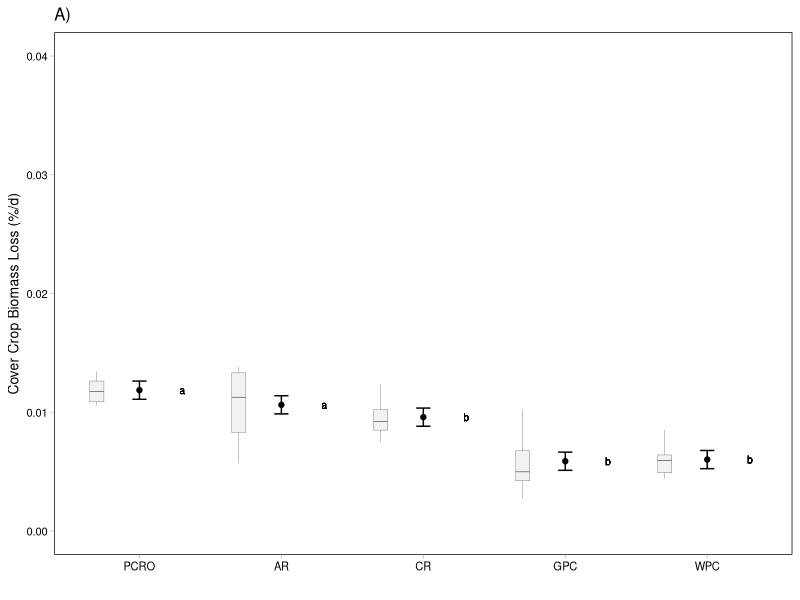
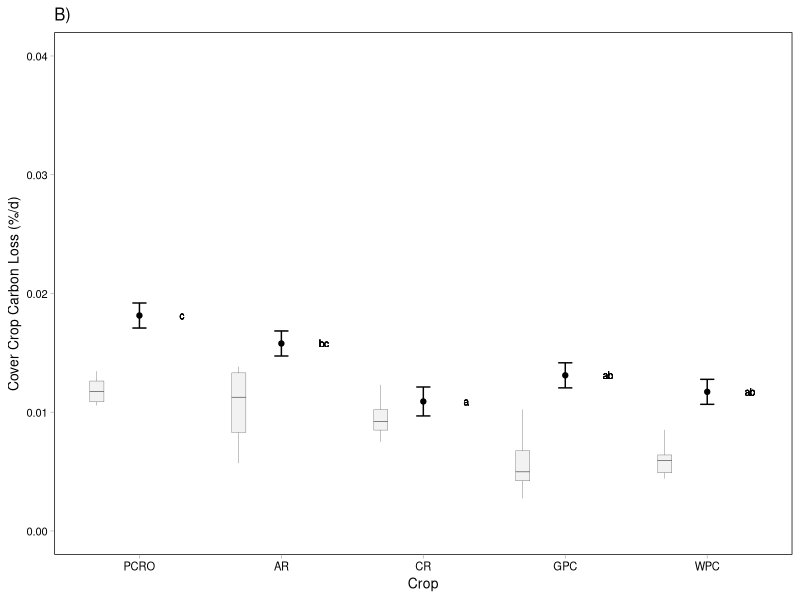
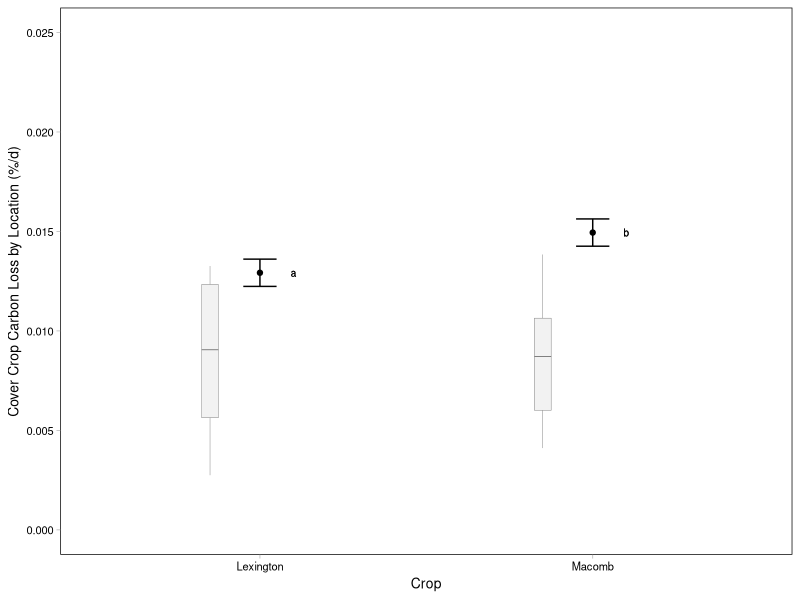
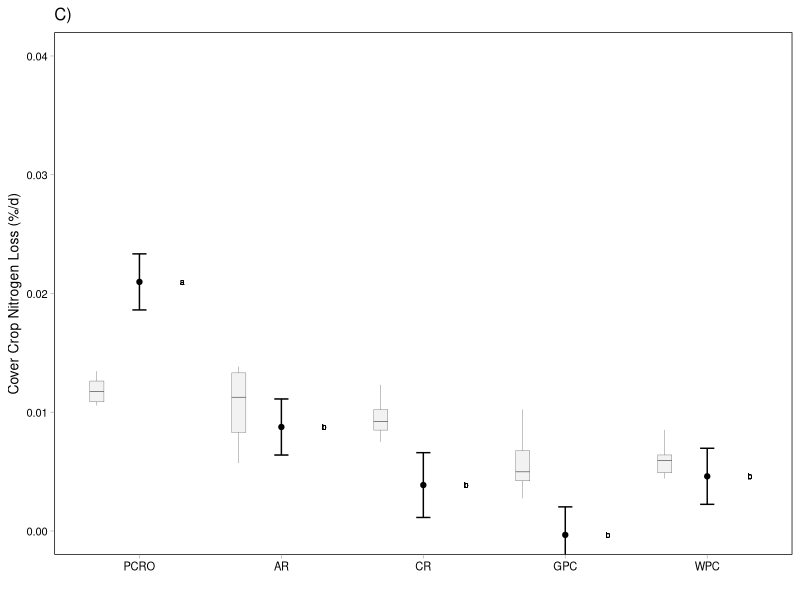
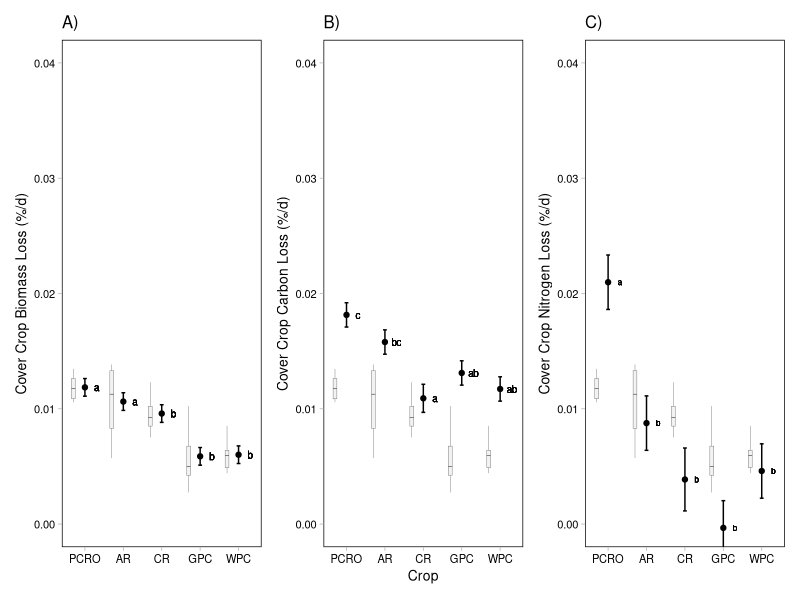
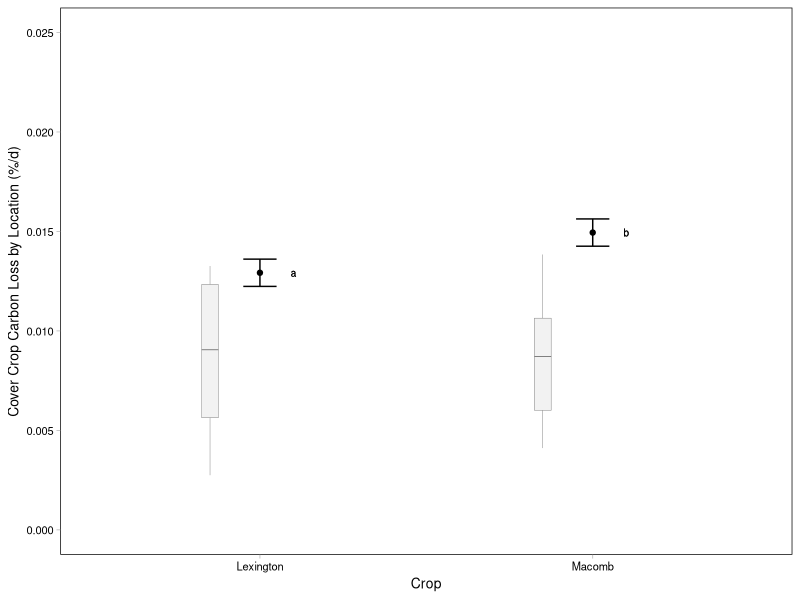
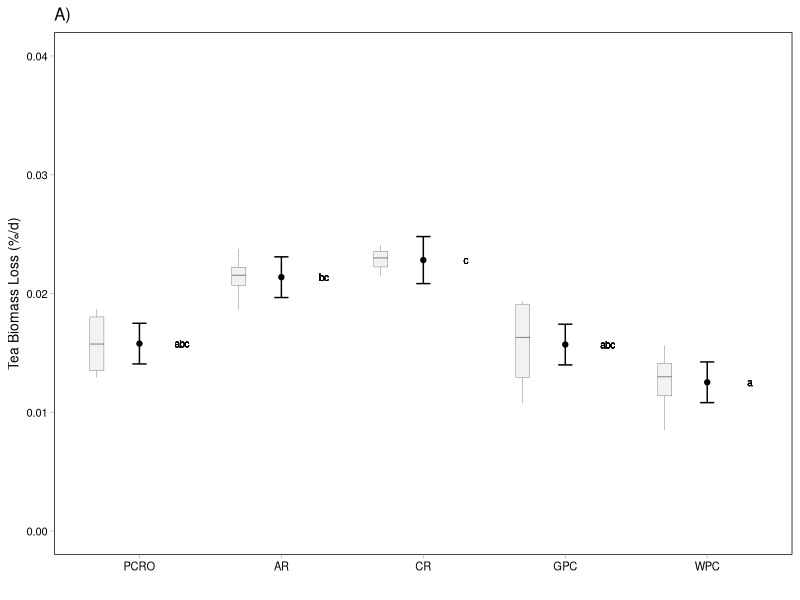
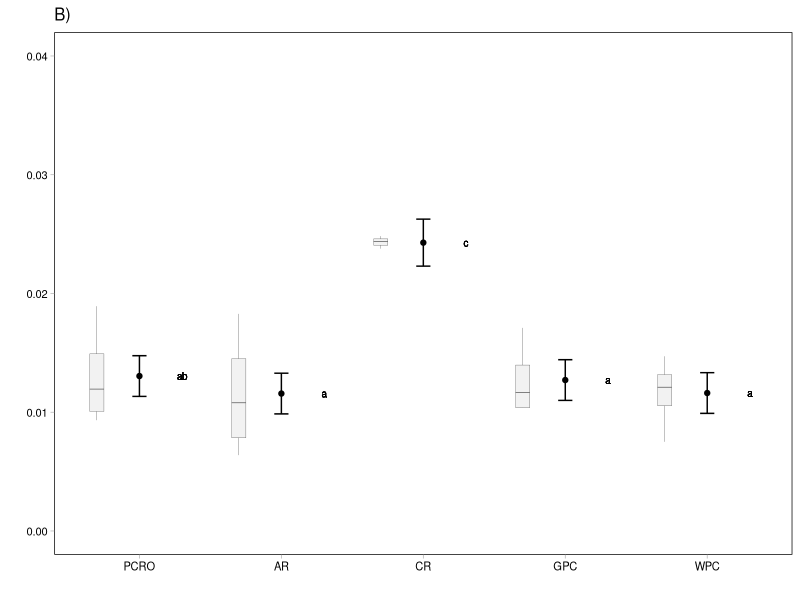

The R source for these figures, in order:
# LIBRARIES ----
library(tidyverse)
library(patchwork)

# READ IN THE DATA ----

# STATS OUTPUT ----

# forage biomass
f_b.cld <- read_csv("output/stats output/forage biomass.csv") %>%
  mutate(crop = as.factor(crop)) %>%
  mutate(crop = fct_relevel(crop, "PCRO", "AR", "CR", "GPC", "WPC"))
# forage carbon
f_c_crop.cld <- read_csv("output/stats output/forage carbon crop.csv") %>%
  mutate(crop = as.factor(crop)) %>%
  mutate(crop = fct_relevel(crop, "PCRO", "AR", "CR", "GPC", "WPC"))

f_c_location.cld <- read_csv("output/stats output/forage carbon location.csv") 

# forage nitrogen
f_n.cld <- read_csv("output/stats output/forage nitrogen.csv") %>%
  mutate(crop = as.factor(crop)) %>%
  mutate(crop = fct_relevel(crop, "PCRO", "AR", "CR", "GPC", "WPC"))
# tea biomass
t_b.cld <- read_csv("output/stats output/tea biomass.csv") %>%
  mutate(crop = as.factor(crop)) %>%
  mutate(crop = fct_relevel(crop, "PCRO", "AR", "CR", "GPC", "WPC"))
# tea carbon
t_c.cld <- read_csv("output/stats output/tea carbon.csv") %>%
  mutate(crop = as.factor(crop)) %>%
  mutate(crop = fct_relevel(crop, "PCRO", "AR", "CR", "GPC", "WPC"))
# tea nitrogen
t_n.cld <- read_csv("output/stats output/tea nitrogen.csv") %>%
  mutate(crop = as.factor(crop)) %>%
  mutate(crop = fct_relevel(crop, "PCRO", "AR", "CR", "GPC", "WPC"))

# K-VALUES ----

# forage biomass
f_b.df <- read_csv("output/forage biomass k values.csv") %>%
  mutate(crop = as.factor(crop)) %>%
  mutate(crop = fct_relevel(crop, "PCRO", "AR", "CR", "GPC", "WPC"))
# forage carbon
f_c.df <- read_csv("output/forage carbon k values.csv") %>%
  mutate(crop = as.factor(crop)) %>%
  mutate(crop = fct_relevel(crop, "PCRO", "AR", "CR", "GPC", "WPC"))
# forage nitrogen
f_n.df <- read_csv("output/forage nitrogen k values.csv") %>%
  mutate(crop = as.factor(crop)) %>%
  mutate(crop = fct_relevel(crop, "PCRO", "AR", "CR", "GPC", "WPC"))
# tea biomass
t_b.df <- read_csv("output/tea biomass k values.csv") %>%
  mutate(crop = as.factor(crop)) %>%
  mutate(crop = fct_relevel(crop, "PCRO", "AR", "CR", "GPC", "WPC"))
# tea carbon
t_c.df <- read_csv("output/tea carbon k values.csv") %>%
  mutate(crop = as.factor(crop)) %>%
  mutate(crop = fct_relevel(crop, "PCRO", "AR", "CR", "GPC", "WPC"))
# tea nitrogen
t_n.df <- read_csv("output/tea nitrogen k values.csv") %>%
  mutate(crop = as.factor(crop)) %>%
  mutate(crop = fct_relevel(crop, "PCRO", "AR", "CR", "GPC", "WPC"))

# PLOTTING OPTIONS ----

# theme
theme <- theme_light() +
  theme(
    text = element_text(color = "black", size = 10),
    axis.text = element_text(color = "black"),
    axis.title = element_text(color = "black"), 
    panel.border = element_rect(color = "black"),
    panel.grid = element_blank()
  )


# FORAGE PLOTS ----

# forage biomass----
f_b.plot <- f_b.cld %>%
  ggplot(aes(crop, emmean)) +
  geom_point() +
  geom_errorbar(aes(ymin = emmean - SE, ymax = emmean + SE, width = 0.1)) + 
  geom_boxplot(data = f_b.df, aes(crop, estimate,), width = 0.1, position = position_nudge(x = -0.3),
               fill = "grey90", alpha = 0.5, size = 0.1) +
  coord_cartesian(ylim = c(0, 0.04)) +
  geom_text(aes(x = 1.3, y = 0.011859190, label = "a"), size = 2.5) +
  geom_text(aes(x = 2.3, y = 0.010625232, label = "a"), size = 2.5) +
  geom_text(aes(x = 3.3, y = 0.009586184, label = "b"), size = 2.5) +
  geom_text(aes(x = 4.3, y = 0.005874195, label = "b"), size = 2.5) +
  geom_text(aes(x = 5.3, y = 0.006013715, label = "b"), size = 2.5) +
  labs(x = "", y = "Cover Crop Biomass Loss (%/d)") +
  ggtitle(label = "A)") +
  theme

f_b.plot

# forage carbon (crop) ----
f_c_crop.plot <- f_c_crop.cld %>%
  ggplot(aes(crop, emmean)) +
  geom_point() +
  geom_errorbar(aes(ymin = emmean - SE, ymax = emmean + SE, width = 0.1)) + 
  geom_boxplot(data = f_c.df, aes(crop, estimate), width = 0.1, position = position_nudge(x = -0.3),
               fill = "grey90", alpha = 0.5, size = 0.1) +
  coord_cartesian(ylim = c(0, 0.04)) +
  geom_text(aes(x = 1.3, y = 0.01814421, label = "c"), size = 2.5) +
  geom_text(aes(x = 2.3, y = 0.01578856, label = "bc"), size = 2.5) +
  geom_text(aes(x = 3.3, y = 0.01090678, label = "a"), size = 2.5) +
  geom_text(aes(x = 4.3, y = 0.01310649, label = "ab"), size = 2.5) +
  geom_text(aes(x = 5.3, y = 0.01171767, label = "ab"), size = 2.5) +
  labs(x = "Crop", y = "Cover Crop Carbon Loss (%/d)") +
  ggtitle(label = "B)") +
  
  theme

f_c_crop.plot

# forage carbon (location) ----
f_c_location.plot <- f_c_location.cld %>%
  ggplot(aes(location, emmean)) +
  geom_point() +
  geom_errorbar(aes(ymin = emmean - SE, ymax = emmean + SE, width = 0.1)) +
  geom_boxplot(data = f_c.df, aes(location, estimate), width = 0.05, position = position_nudge(x = -0.15),
               fill = "grey90", alpha = 0.5, size = 0.1) +
  geom_text(aes(x = 1.1, y = 0.01292263, label = "a"), size = 2.5) +
  geom_text(aes(x = 2.1, y = 0.01494285, label = "b"), size = 2.5) +
  coord_cartesian(ylim = c(0, 0.025)) +
  scale_x_discrete(labels = c("Lexington", "Macomb")) +
  labs(x = "Crop", y = "Cover Crop Carbon Loss by Location (%/d)") +
  
  theme

f_c_location.plot

# forage nitrogen ----
f_n.plot <- f_n.cld %>%
  ggplot(aes(crop, emmean)) +
  geom_point() +
  geom_errorbar(aes(ymin = emmean - SE, ymax = emmean + SE, width = 0.1)) +
  geom_boxplot(data = f_n.df, aes(crop, estimate), width = 0.1, position = position_nudge(x = -0.3),
               fill = "grey90", alpha = 0.5, size = 0.1) +
  geom_text(aes(x = 1.3, y = 0.020976416, label = "a"), size = 2) +
  geom_text(aes(x = 2.3, y = 0.008756596, label = "b"), size = 2) +
  geom_text(aes(x = 3.3, y = 0.003867444, label = "b"), size = 2) +
  geom_text(aes(x = 4.3, y = -0.000330541, label = "b"), size = 2) +
  geom_text(aes(x = 5.3, y = 0.004603586, label = "b"), size = 2) +
  coord_cartesian(ylim = c(0, 0.04)) +
  labs(x = "", y = "Cover Crop Nitrogen Loss (%/d)") +
  ggtitle(label = "C)") +
  theme


f_n.plot

# forage plot 
f.plot <- f_b.plot + f_c_crop.plot + f_n.plot
f.plot

# forage carbon for location plot
f_c_location.plot

# tea biomass ----

# isu
t_b_isu.plot <- t_b.cld %>%
  filter(location == "ISU") %>%
  ggplot(aes(crop, emmean)) +
  geom_point(position = position_dodge2(width = 0.5)) +
  geom_errorbar(aes(ymin = emmean - SE, ymax = emmean + SE, width = 0.1), 
                position = position_dodge2(width = 0.5)) +
  geom_boxplot(data = subset(t_b.df, location == "ISU"), aes(crop, estimate), 
               width = 0.1, position = position_nudge(x = -0.3),
               fill = "grey90", alpha = 0.5, size = 0.1) +
  geom_text(aes(x = 1.3, y = 0.01577899, label = "abc"), size = 2.5) +
  geom_text(aes(x = 2.3, y = 0.02137316, label = "bc"), size = 2.5) +
  geom_text(aes(x = 3.3, y = 0.02281235, label = "c"), size = 2.5) +
  geom_text(aes(x = 4.3, y = 0.01569910, label = "abc"), size = 2.5) +
  geom_text(aes(x = 5.3, y = 0.01252059, label = "a"), size = 2.5) +
  coord_cartesian(ylim = c(0, 0.04)) +
  labs(x = "", y = "Tea Biomass Loss (%/d)") +
  ggtitle(label = "A)") +
  theme

t_b_isu.plot

# wiu
t_b_wiu.plot <- t_b.cld %>%
  filter(location == "WIU") %>%
  ggplot(aes(crop, emmean)) +
  geom_point(position = position_dodge2(width = 0.5)) +
  geom_errorbar(aes(ymin = emmean - SE, ymax = emmean + SE, width = 0.1), 
                position = position_dodge2(width = 0.5)) +
  geom_boxplot(data = subset(t_b.df, location == "WIU"), aes(crop, estimate), 
               width = 0.1, position = position_nudge(x = -0.3),
               fill = "grey90", alpha = 0.5, size = 0.1) +
  geom_text(aes(x = 1.3, y = 0.01304710, label = "ab"), size = 2.5) +
  geom_text(aes(x = 2.3, y = 0.01157267, label = "a"), size = 2.5) +
  geom_text(aes(x = 3.3, y = 0.02428049, label = "c"), size = 2.5) +
  geom_text(aes(x = 4.3, y = 0.01271000, label = "a"), size = 2.5) +
  geom_text(aes(x = 5.3, y = 0.01161667, label = "a"), size = 2.5) +
  coord_cartesian(ylim = c(0, 0.04)) +
  labs(x = "", y = "") +
  ggtitle(label = "B)") +
  theme

t_b_wiu.plot

# blank
blank.plot <- ggplot() + 
  labs(x = "Crop") +
  geom_blank() +
  theme_bw() +
  theme(panel.border = element_blank())

blank.plot

# tea biomass plot full
t_b.plot <- t_b_isu.plot + blank.plot + t_b_wiu.plot +
  plot_layout(ncol = 3, widths = c(1, 0.1, 1))

t_b.plot

# tea carbon
t_c.plot <- t_c.cld %>%
  ggplot(aes(crop, emmean)) +
  geom_point() +
  geom_errorbar(aes(ymin = emmean - SE, ymax = emmean + SE, width = 0.1)) +
  geom_boxplot(data = t_c.df, aes(crop, estimate), width = 0.1, position = position_nudge(x = -0.15),
               fill = "grey90", alpha = 0.5, size = 0.1) +
  geom_text(aes(x = 1.3, y = 0.02379570, label = "a"), size = 2.5) +
  geom_text(aes(x = 2.3, y = 0.02914319, label = "a"), size = 2.5) +
  geom_text(aes(x = 3.3, y = 0.02586301, label = "a"), size = 2.5) +
  geom_text(aes(x = 4.3, y = 0.02417445, label = "a"), size = 2.5) +
  geom_text(aes(x = 5.3, y = 0.02444851, label = "a"), size = 2.5) +
  coord_cartesian(ylim = c(0, 0.04)) +
  labs(x = "Crop", y = "Tea Carbon Loss (%/d)") +
  theme

t_c.plot

# tea nitrogen ----

# isu
t_n_isu.plot <- t_n.cld %>%
  filter(location == "ISU") %>%
  ggplot(aes(crop, emmean)) +
  geom_point(position = position_dodge2(width = 0.1)) +
  geom_errorbar(aes(ymin = emmean - SE, ymax = emmean + SE, width = 0.1), 
                position = position_dodge2(width = 0.1)) +
  geom_boxplot(data = subset(t_n.df, location == "ISU"), aes(crop, estimate), 
               width = 0.1, position = position_nudge(x = -0.3),
               fill = "grey90", alpha = 0.5, size = 0.1) +
  geom_text(aes(x = 1.3, y = 0.011442534, label = "a"), size = 2.5) +
  geom_text(aes(x = 2.3, y = 0.022814062, label = "c"), size = 2.5) +
  geom_text(aes(x = 3.3, y = 0.013900923, label = "abc"), size = 2.5) +
  geom_text(aes(x = 4.3, y = 0.015657190, label = "abc"), size = 2.5) +
  geom_text(aes(x = 5.3, y = 0.021067147, label = "bc"), size = 2.5) +
  coord_cartesian(ylim = c(0, 0.04)) +
  labs(x = "", y = "Tea Nitrogen Loss (%/d)") +
  ggtitle(label = "A)") +
  theme

t_n_isu.plot

# wiu
t_n_wiu.plot <- t_n.cld %>%
  filter(location == "WIU") %>%
  ggplot(aes(crop, emmean)) +
  geom_point(position = position_dodge2(width = 0.1)) +
  geom_errorbar(aes(ymin = emmean - SE, ymax = emmean + SE, width = 0.1), 
                position = position_dodge2(width = 0.1)) +
  geom_boxplot(data = subset(t_n.df, location == "WIU"), aes(crop, estimate), 
               width = 0.1, position = position_nudge(x = -0.3),
               fill = "grey90", alpha = 0.5, size = 0.1) +
  geom_text(aes(x = 1.3, y = 0.008673201, label = "a"), size = 2.5) +
  geom_text(aes(x = 2.3, y = 0.022304709, label = "c"), size = 2.5) +
  geom_text(aes(x = 3.3, y = 0.011499208, label = "ab"), size = 2.5) +
  geom_text(aes(x = 4.3, y = 0.022712713, label = "c"), size = 2.5) +
  geom_text(aes(x = 5.3, y = 0.016414369, label = "abc"), size = 2.5) +
  coord_cartesian(ylim = c(0, 0.04)) +
  labs(x = "", y = "") +
  ggtitle(label = "B)") +
  theme

t_n_wiu.plot

# blank
blank.plot <- ggplot() + 
  labs(x = "Crop") +
  geom_blank() +
  theme_bw() +
  theme(panel.border = element_blank())

blank.plot

# tea nitrogen plot 
t_n.plot <- t_n_isu.plot + blank.plot + t_n_wiu.plot + 
  plot_layout(ncol = 3, widths = c(1, 0.1, 1))

t_n.plot

# CALLING FINAL NUTRIENT PLOTS ----
f.plot

f_c_location.plot

t_b.plot

t_c.plot

t_n.plot

# CREATING DECAY PLOTS -----

# read in the data ----
decomp.df <- read_csv("output/pct remaining data.csv") %>% 
  arrange(location, crop, block, days)

# interpolate data from the prior value to the next value to fill missing na values using 
# the na.approx function from the zoo package
decomp.df <- decomp.df %>%
  group_by(location, crop, block) %>%
  mutate(across(c(forage_pct_remain, forage_pct_n_remain, forage_pct_c_remain,
                  tea_pct_remain, tea_pct_n_remain, tea_pct_c_remain), 
                ~ zoo::na.approx(., na.rm = FALSE))) %>%
  mutate(crop = as.factor(crop)) %>%
  mutate(crop = fct_relevel(crop, "PCRO", "AR", "CR", "GPC", "WPC")) %>%

  ungroup()

# select only the data we want 
decomp.df <- decomp.df %>%
  select(location, crop, block, days, forage_pct_remain, forage_pct_n_remain, forage_pct_c_remain,
         tea_pct_remain, tea_pct_n_remain, tea_pct_c_remain)

# pivot longer 
decomp_long.df <- decomp.df %>%
  pivot_longer(cols = c(forage_pct_remain, forage_pct_n_remain, forage_pct_c_remain,
                        tea_pct_remain, tea_pct_n_remain, tea_pct_c_remain),
               names_to = "variable",
               values_to = "value")

# plotting 
isu.plot <- decomp_long.df %>%
  filter(location == "ISU") %>%
  ggplot(aes(days, value, color = as.factor(crop))) +
  geom_smooth(aes(days, value, color = as.factor(crop)),
              method = "nls", formula = y ~ 100 * exp(-k*x),
              method.args = list(start = c(k=0.01)), se = FALSE, linewidth = 0.5) +
  # stat_summary(fun = mean, geom = "point", na.rm = TRUE) +
  # stat_summary(fun.data = mean_se, geom = "errorbar", na.rm = TRUE) +
  labs(x = "Days after Placement", y = "Percent Remaining", color = "Crop") +
  ggtitle(label = "Illinois State University") +
  coord_cartesian(ylim = c(0, 100)) +
  theme +
  facet_wrap(~variable, labeller = labeller(variable = c(forage_pct_c_remain = "Forage Carbon",
                                                         forage_pct_n_remain = "Forage Nitrogen",
                                                         forage_pct_remain = "Forage Biomass",
                                                         tea_pct_c_remain = "Tea Carbon",
                                                         tea_pct_n_remain = "Tea Nitrogen",
                                                         tea_pct_remain = "Tea Biomass")))

wiu.plot <- decomp_long.df %>%
  filter(location == "WIU") %>%
  ggplot(aes(days, value, color = as.factor(crop))) +
  geom_smooth(aes(days, value, color = as.factor(crop)),
              method = "nls", formula = y ~ 100 * exp(-k*x),
              method.args = list(start = c(k=0.01)), se = FALSE, linewidth = 0.5) +
  # stat_summary(fun = mean, geom = "point", na.rm = TRUE) +
  # stat_summary(fun.data = mean_se, geom = "errorbar", na.rm = TRUE) +
  labs(x = "Days after Placement", y = "Percent Remaining", color = "Crop") +
  ggtitle(label = "Western Illinois University") +
  coord_cartesian(ylim = c(0, 100)) +
  theme +
  facet_wrap(~variable, labeller = labeller(variable = c(forage_pct_c_remain = "Forage Carbon",
                                                         forage_pct_n_remain = "Forage Nitrogen",
                                                         forage_pct_remain = "Forage Biomass",
                                                         tea_pct_c_remain = "Tea Carbon",
                                                         tea_pct_n_remain = "Tea Nitrogen",
                                                         tea_pct_remain = "Tea Biomass")))

pct_rem.plot <- isu.plot + wiu.plot + plot_layout(guides = "collect")

pct_rem.plot 
  
# SAVE THINGS ----

f.plot

f_c_location.plot

t_b.plot

t_c.plot

t_n.plot


ggsave(f.plot, file = "figures/forage final.pdf",
       width = 7, height = 7)

ggsave(f_c_location.plot, file = "figures/forage location.pdf",
       width = 7, height = 7)

ggsave(t_b.plot, file = "figures/tea biomass.pdf", 
       width = 7, height = 7)

ggsave(t_c.plot, file = "figures/tea carbon.pdf", 
       width = 7, height = 7)

ggsave(t_n.plot, file = "figures/tea nitrogen.pdf", 
       width = 7, height = 7)

ggsave(pct_rem.plot, file = "figures/pct remaining.pdf",
       width = 7, height = 7)



